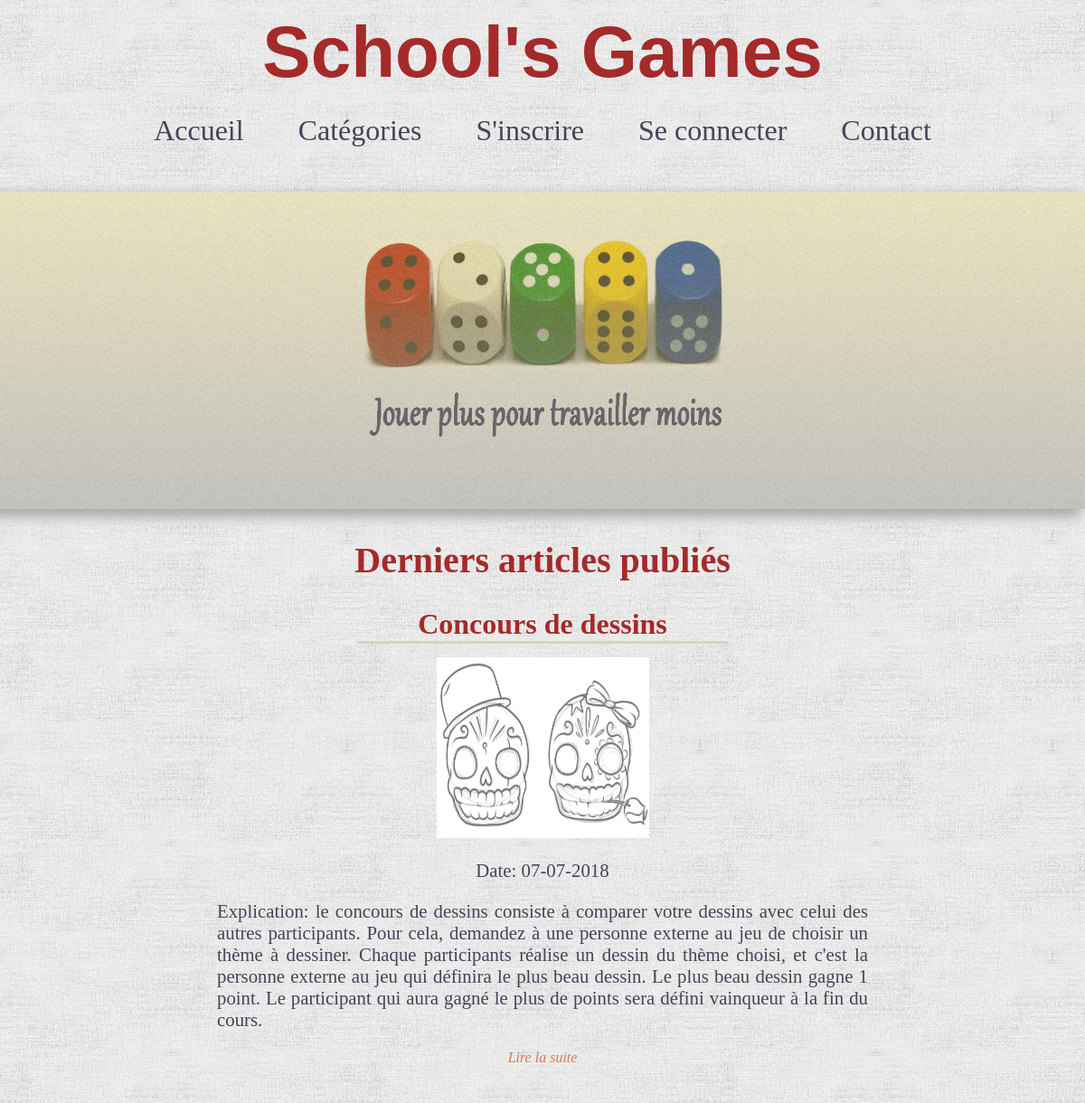
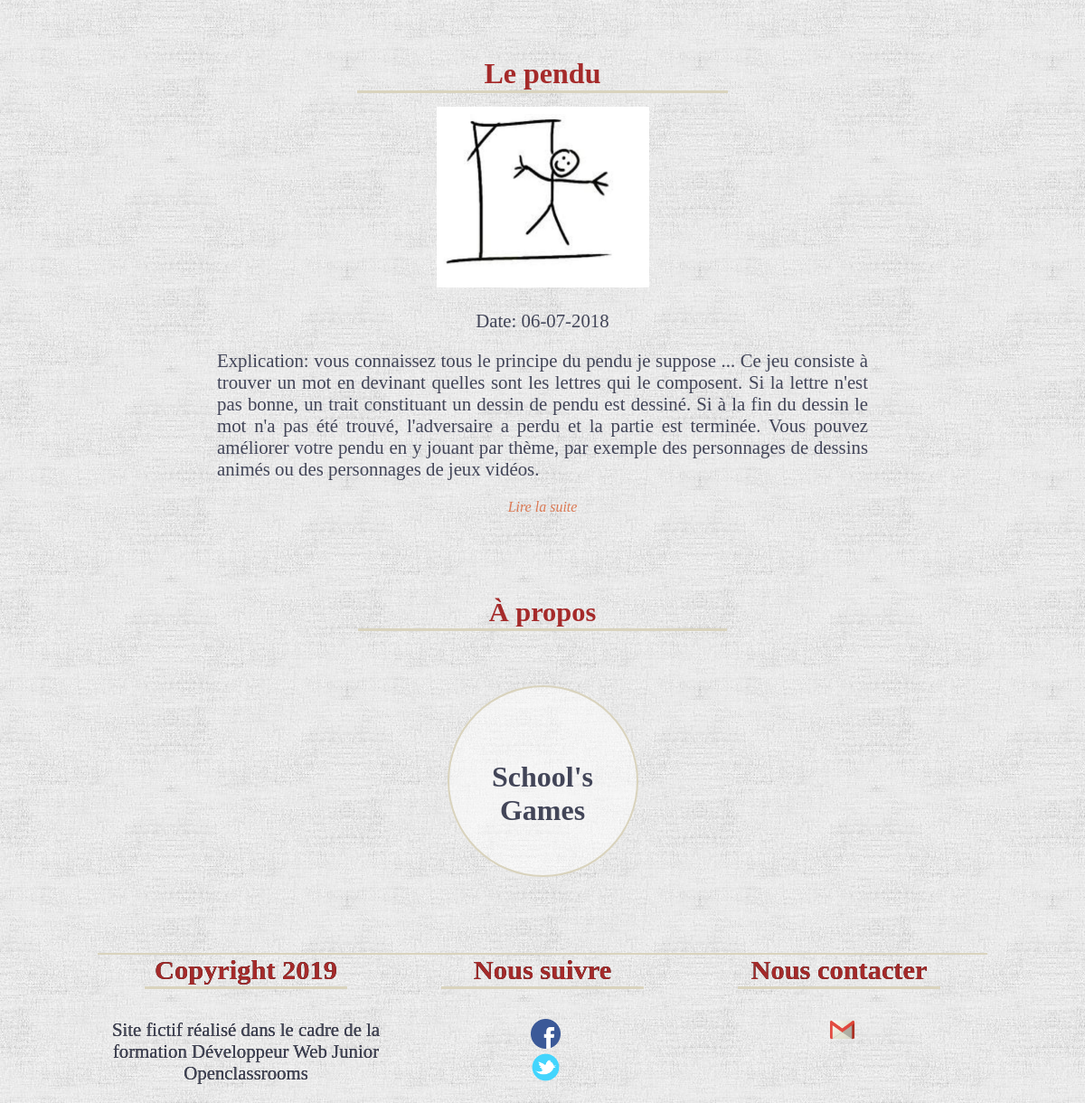
The page / on the database its author committed (2 pictures, top to bottom).
### tables this page shows
CREATE TABLE `articles` (
  `id` int(11) NOT NULL,
  `nbx_joueurs` int(11) NOT NULL,
  `temps_jeux` int(11) NOT NULL,
  `titre` varchar(255) NOT NULL,
  `date` date NOT NULL,
  `photo` text NOT NULL,
  `matériel` varchar(255) NOT NULL,
  `message` text NOT NULL,
  `brouillon` int(11) NOT NULL
);

### controller/controllerArticles.php (called while the page is built, shortened)
<?php
class controllerArticles{
        public function accueil(){
            require 'modele/modeleArticles.php';
            $post = new articles;
            $rep = $post->pageAccueil();
            require 'vue/pageAccueil.php';
        }
}

### modele/modeleArticles.php (called while the page is built, shortened)
<?php
class articles extends appelBDD{
        public function pageAccueil(){
            $bdd = $this->dbConnect();
            $rep = $bdd->prepare('SELECT * FROM `articles` WHERE brouillon = 0 ORDER BY date DESC LIMIT 2');
            $rep->execute();
            return $rep;
        }
}

### vue/pageAccueil.php (the view, shortened to what this page needs)
<!DOCTYPE html>
<html lang="fr">
<head>
    <link rel="stylesheet" type="text/css" href="css/style.css">
</head>
<body>
    <?php require 'includes/header.php'; ?>
    <div id="slides">
        <ul>
            <li class="slide showing">
                <img src="img/banniere.png" alt="slider 1" id="img1" class="img" />
            </li>
        </ul>
    </div>
    <h2>Derniers articles publiés</h2>
    <div id="regroup">
        <div id="listeArticles">
            <?php
                while ($donnees = $rep -> fetch())
		      {
            ?>
            <div class="articles">
                <h3>
                    <?php  echo htmlspecialchars($donnees['titre']);?>
                </h3>
                <?php echo '<img src="img/' . htmlspecialchars($donnees['photo']) . '" alt="image jeu" class="photo"/>'?>
                <p>Date:
                    <?php $date = htmlspecialchars($donnees['date']);
                echo date('d-m-Y', strtotime($date));
                    ?>
                </p>
                <p>Explication:
                    <?php  echo htmlspecialchars($donnees['message']);?>
                </p>
                <em class="lien"><a href="index.php?a=billet&articles=<?php echo htmlspecialchars($donnees['id']); ?>">Lire la suite</a></em>
                <br /><br /><br /><br /><br />
            </div>
            <?php
		  }
        ?>
        </div>
        <section>
            <div id="popular">
                <h4>À propos</h4>
                <a href="index.php?a=propo">
                    <div id="preview">
                        <p>School's Games</p>
                    </div>
                </a>
            </div>
        </section>
    </div>
<?php require 'includes/footer.php'; ?>
</body>
</html>

### index.php (shortened to what this page needs)
<?php
class routeur {
    public function pages(){
        if (isset($_GET['a'])) {
            require 'controller/controllerArticles.php';
            $post = new controllerArticles();
           if ( $_GET['a'] == 'billet'){
                $req = $post->billet();
            }else if ( $_GET['a'] == 'dernierJeux'){
                $reponse = $post->dernierJeux();
            }else if ( $_GET['a'] == 'nouveauArticle'){
                $insert = $post->nvxArticle();
            }else if ($_GET['a'] == 'listeArticles') {
                $liste = $post->listeBillets();
            }else if ($_GET['a'] == 'listeBrouillon') {
                $liste = $post->listeBrouillon();
            }else if ($_GET['a'] == 'proposition') {
                $liste = $post->affichageIdee();
            }else if ($_GET['a'] == 'supp_idee') {
                $liste = $post->suppIdee();
            }else if ($_GET['a'] == 'modif' ) {
                $reponse = $post->modifier();
            }else if ($_GET['a'] == 'supp' ) {
                $supp = $post->supprimerBillet();
            }else if ($_GET['a'] == 'propo' ) {
                $aPropo = $post->propo();
            }
        }else if(isset($_GET['contact'])){
            require 'controller/controllerContact.php';
            $appel = new controllerContact();
            if ($_GET['contact'] == 'contact'){
                $contact = $appel->email();
            }
        }else{
            require 'controller/controllerArticles.php';
            $post = new controllerArticles();
            $reponse = $post->accueil();
        }
    }
}
$appel = new routeur();
$root = $appel->pages();

### vue/includes/header.php (shortened to what this page needs)
<header>
    <h1>School's Games</h1>
    <ul>
        <li class="menu-html"><a href="index.php">Accueil</a></li>
        <li class="menu-css"><a href="">Catégories</a>
        </li>
        <?php if(isset ($_SESSION['pseudo']) && isset($_SESSION['password'])){
                $user_id = $_SESSION['id'];
                if($user_id == 1){ ?>
                    <li><a href="index.php?u=admin">Espace administrateur</a></li>
                <?php }else{?>
                    <li><a href="index.php?u=compte&users=<?php echo $user_id ?>">Mon compte</a></li>
                <?php } ?>
                    <li><a href="index.php?u=deconnection">Se déconnecter</a></li>
                <?php }else { ?>
                    <li class="menu-javascript"><a href="index.php?u=inscription">S'inscrire</a></li>
                    <li class="menu-javascript"><a href="index.php?u=connexion">Se connecter</a></li>
                <?php } ?>
                    <li class="menu-javascript"><a href="index.php?contact=contact">Contact</a></li>
    </ul>
</header>

### vue/includes/footer.php
<footer>
    <div id="about">
        <h4> Copyright 2019</h4>
        <p>Site fictif réalisé dans le cadre de la formation Développeur Web Junior Openclassrooms</p>
    </div>
    <div id="follow">
        <h4>Nous suivre</h4>
        <a href="https://www.facebook.com">
        <img src="img/facebook.png" alt="image fcb" id="facebook"><br />
        </a>
        <a href="https://twitter.com">
        <img src="img/twitter.png" alt="image twitter" id="twitter">
        </a>
    </div>
    <div id="contact">
        <h4>Nous contacter</h4>
        <a href="index.php?contact=contact">
        <img src="img/mail.png" alt="image mail" id="mail">
        </a>
    </div>
</footer>

### css/style.css (style rules this page uses)
body { margin: 0px; padding: 0px; background-color: #F8F8F8; position: relative; background-image:url(../img/fond.jpg); overflow-x: hidden; }
h1 { color: brown; font-size: 5em; text-align: center; font-family: "Bahagia" , Gabriola, Script, sans-serif , fantasy; margin: 0; padding: 0; margin-top: -2%; height: 1.3em; }
h2 { font-size: 2.5em; text-align: center; color: brown; font-family: Gabriola; height: 1em; }
h3 { font-family: Gabriola; margin: auto; margin-top: 2%; color: brown; font-size: 2.5em; border-bottom: 3px #D9D3BD solid; width: 41%; text-align: center; }
h4 { font-family: Gabriola; text-align: center; color: brown; border-bottom: 3px #D9D3BD solid; width: 68%; font-size: 2.5em; margin: auto; margin-bottom: 10%; }
.lien { text-align: center; }
em { text-align: center; }
p { text-align: justify; font-size: 1.3em; color: #424558; display: flex; justify-content: center; font-family: Gabriola; }
a { text-decoration: none; color: #d8663bdb; display: flex; justify-content: center; }
header { width: 100%; margin-top: 3%; }
header > ul { display: flex; justify-content: center; margin: 0; padding: 0; }
header li { list-style-type: none; }
header > ul > li { float : left; position: relative; height: 5em; }
header > ul::after { content: ""; display: block; clear: both; }
header a { display: inline-block; text-decoration: none; }
header > ul > li > a { padding: 10px 30px; color: #424558; font-family: Gabriola; font-size: 2em; }
#slides { position: relative; list-style-type: none; width: 100%; height: 351px; }
.slide { position: absolute; left: 0px; top: 0px; opacity: 0; z-index: 1; height: 351px; width: 100%; transition: opacity 1s; }
.showing { opacity: 1; z-index: 2; }
#img1, #img2, #img3 { width: 100%; box-shadow: -8px 6px 13px 3px #aaa; }
#regroup { margin-top: 3%; margin-bottom: 7%; display: flex; }
.photo { width: 33%; margin-top: 2%; width: 235px; height: 200px; }
#listeArticles { border: 1px solid #D9D3BD; width: 66%; border-left: transparent; border-bottom: transparent; }
.articles { text-align: center; width: 60%; margin: auto; border-radius: 4%; }
section { width: 28%; height: 65em; }
#preview { border: 2px #D9D3BD solid; border-radius: 50%; height: 13em; width: 207px; background-color: #ffffff80; margin: auto; }
#preview p { font-family: Gabriola; color: #424558; margin: auto; text-align: center; margin-top: 39%; font-weight: bold; font-size: 2em; }
footer { width: 82%; display: flex; margin: auto; border-top: 2px solid #D9D3BD ; text-shadow: 0 0 black; margin-top: 3%; }
footer p { text-align: center; }
#mail, #twitter, #facebook { width: 10%; width: 10%; margin-left: 46%; }
#about, #follow, #contact { width: 35%; }
#follow a, #contact a { display: block; }
@media screen and (max-width : 2560px) { #img1, #img2, #img3 { height: 351px; } }
@media screen and (max-width : 1210px) { #popular { margin: auto; width: 50%; } }
@media screen and (max-width : 1210px) { section { width: initial; height: initial; } }
@media screen and (max-width : 1210px) { #listeArticles { border: none; width: initial; } }
@media screen and (max-width : 1210px) { #regroup { display: block; } }
@media screen and (max-width : 1210px) { h4 { font-size: 1.9em } }
@media screen and (max-width : 1210px) { h3 { font-size: 2em; width: 57%; } }

### rows shown on the page
articles: titre "Concours de dessins", photo (picture), date "07-07-2018", message "le concours de dessins consiste à comparer votre dessins avec celui des autres participants. Pour cela, demandez à une personne externe au jeu de choisir un thème à dessiner. Chaque participants réalise un dessin du thème choisi, et c'est la personne externe au jeu qui définira le plus beau dessin. Le plus beau dessin gagne 1 point. Le participant qui aura gagné le plus de points sera défini vainqueur à la fin du cours."
articles: titre "Le pendu", photo (picture), date "06-07-2018", message "vous connaissez tous le principe du pendu je suppose ... Ce jeu consiste à trouver un mot en devinant quelles sont les lettres qui le composent. Si la lettre n'est pas bonne, un trait constituant un dessin de pendu est dessiné. Si à la fin du dessin le mot n'a pas été trouvé, l'adversaire a perdu et la partie est terminée. Vous pouvez améliorer votre pendu en y jouant par thème, par exemple des personnages de dessins animés ou des personnages de jeux vidéos."
